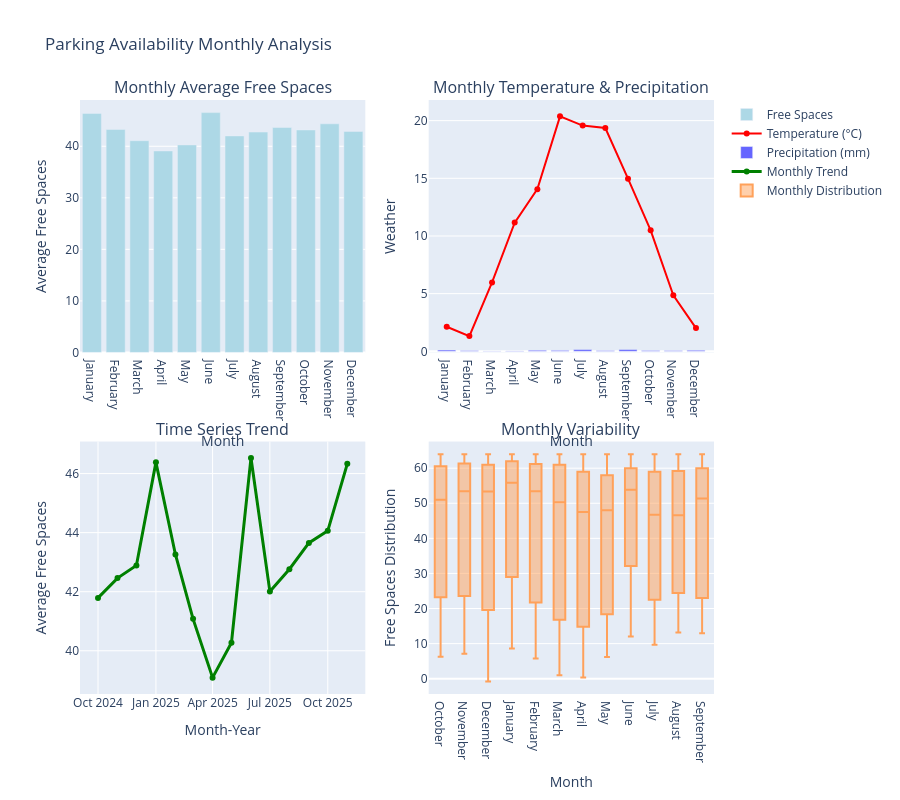

Here is the notebook cell this chart was saved with:
### Markdown cell above
## 7. Availability Analysis by Months

### Code cell
# Monthly availability analysis
monthly_stats = df.groupby(['month_number', 'month_name']).agg({
    'avg_free_spaces': ['mean', 'std'],
    'temperature_2m': 'mean',
    'precipitation': 'mean'
}).round(2)

monthly_stats.columns = ['avg_free_spaces', 'std_free_spaces', 'avg_temp', 'avg_precip']
monthly_stats.reset_index(inplace=True)

print("Monthly Availability Statistics:")
print(monthly_stats)

# Time series by month
monthly_trend = df.groupby('month_year').agg({
    'avg_free_spaces': 'mean',
    'temperature_2m': 'mean',
    'precipitation': 'mean'
}).round(2)

monthly_trend.reset_index(inplace=True)
monthly_trend['month_year_str'] = monthly_trend['month_year'].astype(str)

print("\nMonthly Trend Over Time:")
print(monthly_trend)

# Create monthly analysis plots
fig = make_subplots(rows=2, cols=2,
                    subplot_titles=('Monthly Average Free Spaces', 'Monthly Temperature & Precipitation',
                                  'Time Series Trend', 'Monthly Variability'),
                    vertical_spacing=0.15, horizontal_spacing=0.1)

# Monthly averages
fig.add_trace(go.Bar(
    x=monthly_stats['month_name'],
    y=monthly_stats['avg_free_spaces'],
    name='Free Spaces',
    marker_color='lightblue'
), row=1, col=1)

# Temperature and precipitation by month
fig.add_trace(go.Scatter(
    x=monthly_stats['month_name'],
    y=monthly_stats['avg_temp'],
    mode='lines+markers',
    name='Temperature (°C)',
    line=dict(color='red'),
    yaxis='y2'
), row=1, col=2)

fig.add_trace(go.Bar(
    x=monthly_stats['month_name'],
    y=monthly_stats['avg_precip'],
    name='Precipitation (mm)',
    marker_color='blue',
    opacity=0.6
), row=1, col=2)

# Time series trend
if len(monthly_trend) > 1:
    fig.add_trace(go.Scatter(
        x=monthly_trend['month_year_str'],
        y=monthly_trend['avg_free_spaces'],
        mode='lines+markers',
        name='Monthly Trend',
        line=dict(color='green', width=3)
    ), row=2, col=1)

# Monthly variability (box plot data preparation)
fig.add_trace(go.Box(
    y=df['avg_free_spaces'],
    x=df['month_name'],
    name='Monthly Distribution'
), row=2, col=2)

fig.update_layout(
    title='Parking Availability Monthly Analysis',
    height=800,
    showlegend=True
)

fig.update_xaxes(title_text="Month", row=1, col=1)
fig.update_xaxes(title_text="Month", row=1, col=2)
fig.update_xaxes(title_text="Month-Year", row=2, col=1)
fig.update_xaxes(title_text="Month", row=2, col=2)

fig.update_yaxes(title_text="Average Free Spaces", row=1, col=1)
fig.update_yaxes(title_text="Weather", row=1, col=2)
fig.update_yaxes(title_text="Average Free Spaces", row=2, col=1)
fig.update_yaxes(title_text="Free Spaces Distribution", row=2, col=2)

fig.show()

### Figure 1 — Plotly figure (JSON) as saved in the notebook; plotly's stock layout.template omitted (floating-point values rounded to 4 significant figures; data arrays with more than 128 entries replaced by an {"elided": "..."} marker saying what was removed)
{"data": [{"marker": {"color": "lightblue"}, "name": "Free Spaces", "type": "bar", "x": ["January", "February", "March", "April", "May", "June", "July", "August", "September", "October", "November", "December"], "xaxis": "x", "y": [46.38, 43.26, 41.08, 39.09, 40.27, 46.53, 42.01, 42.76, 43.65, 43.17, 44.36, 42.89], "yaxis": "y"}, {"line": {"color": "red"}, "mode": "lines+markers", "name": "Temperature (°C)", "type": "scatter", "x": ["January", "February", "March", "April", "May", "June", "July", "August", "September", "October", "November", "December"], "xaxis": "x2", "y": [2.13, 1.32, 5.97, 11.16, 14.06, 20.37, 19.57, 19.36, 14.97, 10.49, 4.86, 2.01], "yaxis": "y2"}, {"marker": {"color": "blue"}, "name": "Precipitation (mm)", "opacity": 0.6, "type": "bar", "x": ["January", "February", "March", "April", "May", "June", "July", "August", "September", "October", "November", "December"], "xaxis": "x2", "y": [0.11, 0.06, 0.02, 0.03, 0.09, 0.08, 0.15, 0.06, 0.15, 0.07, 0.06, 0.09], "yaxis": "y2"}, {"line": {"color": "green", "width": 3}, "mode": "lines+markers", "name": "Monthly Trend", "type": "scatter", "x": ["2024-10", "2024-11", "2024-12", "2025-01", "2025-02", "2025-03", "2025-04", "2025-05", "2025-06", "2025-07", "2025-08", "2025-09", "2025-10", "2025-11"], "xaxis": "x3", "y": [41.79, 42.46, 42.89, 46.38, 43.26, 41.08, 39.09, 40.27, 46.53, 42.01, 42.76, 43.65, 44.06, 46.33], "yaxis": "y3"}, {"name": "Monthly Distribution", "type": "box", "x": {"elided": "9937 str values"}, "xaxis": "x4", "y": {"elided": "9937 float values"}, "yaxis": "y4"}], "layout": {"annotations": [{"font": {"size": 16}, "showarrow": false, "text": "Monthly Average Free Spaces", "x": 0.225, "xanchor": "center", "xref": "paper", "y": 1, "yanchor": "bottom", "yref": "paper"}, {"font": {"size": 16}, "showarrow": false, "text": "Monthly Temperature & Precipitation", "x": 0.775, "xanchor": "center", "xref": "paper", "y": 1, "yanchor": "bottom", "yref": "paper"}, {"font": {"size": 16}, "showarrow": false, "text": "Time Series Trend", "x": 0.225, "xanchor": "center", "xref": "paper", "y": 0.425, "yanchor": "bottom", "yref": "paper"}, {"font": {"size": 16}, "showarrow": false, "text": "Monthly Variability", "x": 0.775, "xanchor": "center", "xref": "paper", "y": 0.425, "yanchor": "bottom", "yref": "paper"}], "height": 800, "showlegend": true, "title": {"text": "Parking Availability Monthly Analysis"}, "xaxis": {"anchor": "y", "domain": [0, 0.45], "title": {"text": "Month"}}, "xaxis2": {"anchor": "y2", "domain": [0.55, 1], "title": {"text": "Month"}}, "xaxis3": {"anchor": "y3", "domain": [0, 0.45], "title": {"text": "Month-Year"}}, "xaxis4": {"anchor": "y4", "domain": [0.55, 1], "title": {"text": "Month"}}, "yaxis": {"anchor": "x", "domain": [0.575, 1], "title": {"text": "Average Free Spaces"}}, "yaxis2": {"anchor": "x2", "domain": [0.575, 1], "title": {"text": "Weather"}}, "yaxis3": {"anchor": "x3", "domain": [0, 0.425], "title": {"text": "Average Free Spaces"}}, "yaxis4": {"anchor": "x4", "domain": [0, 0.425], "title": {"text": "Free Spaces Distribution"}}}}
